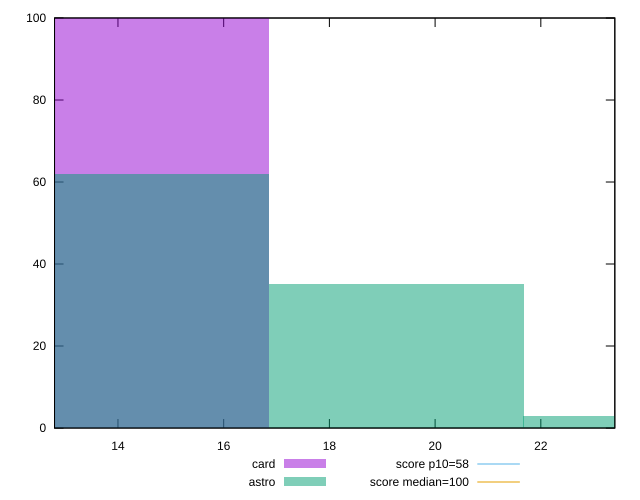

This chart was generated by the following gnuplot code:
reset

$card <<EOF
14.448208650087444 100
EOF

$astro <<EOF
24.08034775014574 3
14.448208650087444 62
19.264278200116593 35
EOF

set key outside below
set boxwidth 4.816069550029148
set xrange [12.8:23.400000000000002]
set yrange [0:100]
set trange [0:100]
set style fill transparent solid 0.5 noborder

set parametric
set terminal svg size 640, 500 enhanced background rgb 'white'
set output "reports/report_00032_2021-02-25T10-28-15.087Z/estimated-input-latency/comparison/histogram/2_vs_3.svg"

plot $card title "card" with boxes, \
     $astro title "astro" with boxes, \
     58,t title "score p10=58", \
     100,t title "score median=100"

reset
